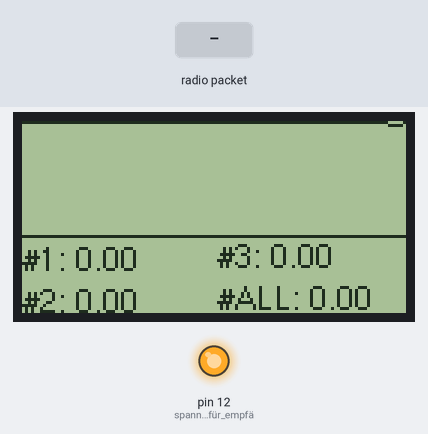
A sketch run on a simulated Arduino Uno, built with avr-gcc and run on an emulated ATmega328P. Parts: 128×64 one-colour display, output pins drawn as LEDs (lit = HIGH). The inputs (shaded band) are chosen by the test bench. Random numbers use the default seed unless the sketch sets one; no radio packets arrive unless stated; what the sketch prints to the serial monitor is not drawn.

Above: at 1.2 s.
1.3 s: radio packet ";" arrives
At 5.34 s:
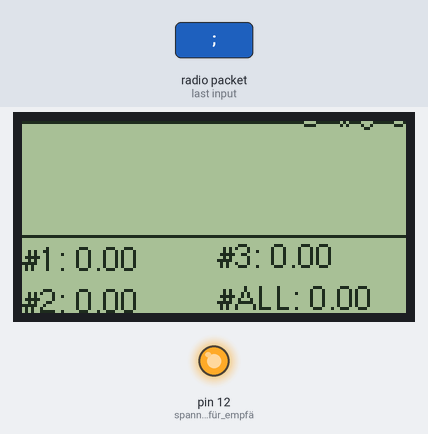
At 6.84 s:
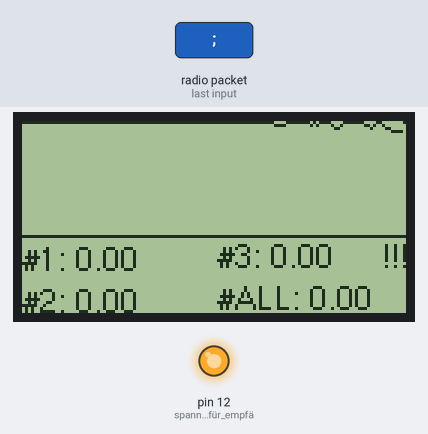
Timing chart, 0 to 8.3 s (numbered marks = the images above; inputs shaded):
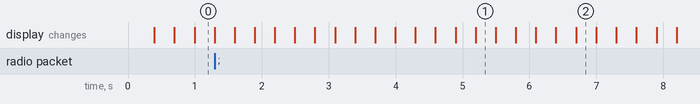

The sketch:

433MHzReceiver_Display.ino
```cpp
#include "U8glib.h"
#include <stdlib.h>
#include <Average.h>
#include <VirtualWire.h>
#include <string.h>
#undef int
#undef abs
#undef double
#undef float
#undef round
char message[32];
float voltsCell[3];
int x;
unsigned long timeout=0;
unsigned long currentMillis=0;

U8GLIB_ST7920_128X64_4X u8g(11, 10, 9);	// Display initialization with SPI Com: SCK = en = 13, MOSI = rw = 12, CS = di = 11

float randNumber1;
float randNumber2;
float randNumber3;
int randNumberChart;
//char* randNumber1Str;
String c1String,c2String,c3String,cAllString;
char randNumber1Str[10];
char randNumber2Str[10];
char randNumber3Str[10];

char cAllCharArray[14];
int lastval;
int commaPosition;

int i;
int boxbla = 0;
int chartArray[128];//127+1
//averaging
float history_array[10];
float average;

//delay ohne wait_ms
unsigned long previousMillis = 0;
unsigned long previousMillis2 = 0;
const long interval = 300;
const long interval2 = 500;


int myRand(int low, int high) {
   return rand() % (high - low + 1) + low;
}

void draw3(void) // just blink a box
{
  if (boxbla==0){
    u8g.drawBox(10,12,20,30);
    boxbla=1;
  } else {
    boxbla=0;
  }
}

void draw2(void)
{
  lastval = lastval + myRand(0,1)-myRand(0,1); //random generator for the values: -1,0,1
  lastval=constrain(lastval, 0, 37);
  chartArray[126] = lastval;
  memmove(chartArray-1, chartArray, sizeof(chartArray)-sizeof(chartArray[0]));

  for (i = 0; i < 128; i = i + 1) {
    u8g.drawPixel(i,chartArray[i]);
  }

}

void draw(void) {
  empfang();
  // graphic commands to redraw the complete screen should be placed here
  u8g.setFont(u8g_font_helvR08);

  //average = rollingAverage(history_array, 10, voltsCell[0]);
  c1String = "#1: "+ String(voltsCell[0]);
  c1String.toCharArray(randNumber1Str, 10);


  c2String = "#2: "+ String(voltsCell[1]);
  c2String.toCharArray(randNumber2Str, 10);


  c2String = "#3: "+ String(voltsCell[2]);
  c2String.toCharArray(randNumber3Str, 10);

  cAllString = "#ALL: " + String(voltsCell[0] + voltsCell[1] + voltsCell[2]);
  cAllString.toCharArray(cAllCharArray, 14);

  u8g.drawStr( 0, 50, randNumber1Str);
  u8g.drawStr( 0, 64, randNumber2Str);
  u8g.drawStr( 65, 49, randNumber3Str);
  u8g.drawStr( 65, 63, cAllCharArray);
  u8g.drawLine(0, 38, 128, 38);
}

void setup(void) {

  randomSeed(analogRead(0));
  pinMode(12, OUTPUT); // spannung von 5v für empfänger
  digitalWrite(12, HIGH); // spannung von 5v für empfänger
  Serial.begin(115200);
  Serial.println("Hello, i am the receiver");
  vw_set_ptt_inverted(true);
  vw_set_rx_pin(13);
  vw_setup(4000);
  vw_rx_start();
}

void empfang(){
  uint8_t buf[VW_MAX_MESSAGE_LEN];
  uint8_t buflen = VW_MAX_MESSAGE_LEN;

 if (vw_get_message(buf, &buflen))
  {
    timeout = millis();
    for (int i=0; i<buflen;i++){
      //Serial.print(char(buf[i])); //print whatever is there

      if (buf[i] == ';')
      {
        x=0;
        char* chars_array = strtok(message, ",");
        while(chars_array)
        {
          voltsCell[x] = atof(chars_array);

          chars_array = strtok(NULL, ",");
          x=x+1;
        }
        x=0;
        Serial.println("Cell 1:      Cell 2:     Cell 3:");
        for(int x=0;x <= 2;x++){
           Serial.print(voltsCell[x],3);
           Serial.print("         ");
        }
        Serial.println(" ");
        Serial.println(" ");
      }
      else{
        message[i] = char(buf[i]);
      }
    }
  }
}


void loop(void) {

  // picture loop
  currentMillis = millis();
    u8g.firstPage();
    if(currentMillis - previousMillis >= interval) {
      previousMillis = currentMillis;
      do {
        draw();
        if(currentMillis - timeout >= 5000) {
           Serial.println(currentMillis - timeout);
           u8g.drawStr( 120, 49, "!!!");  //No Data since 5 Seconds, Timeout!
         }
         draw2(); //ampermeter

       }while( u8g.nextPage() );
  }


  // rebuild the picture after some delay
   //delay(150);
}
```
